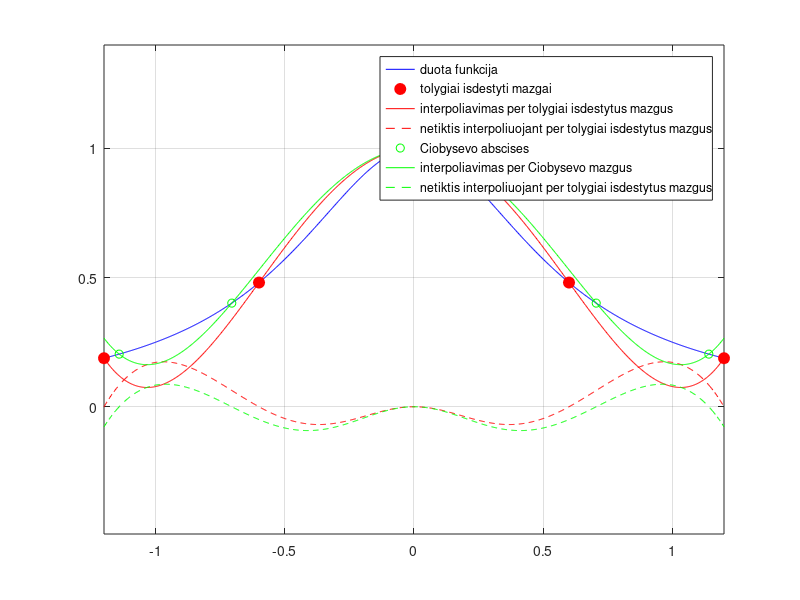

The MATLAB source for this figure:

% Lagranzo_interpoliavimas_1D_pagal_duota_funkcija
% Programa demonstruoja, kaip skiriasi interpoliavimo kokybe, 
% kai interpoliavimui parenkame N tolygiai paskirstytu tasku, 
% ir kai interpoliavimo taskais parenkame "Ciobysevo abscises"

function pagrindine
clc,close all

xmin=-1.2;xmax=1.2;  % duotas funkcijos apibrezimo intervalas 
N=5;   % interpoliavimo tasku skaicius
X=[xmin:(xmax-xmin)/(N-1):xmax];  % tolygiai paskirstytu interpoliavimo tasku abscises
k=[0:N-1];
XC=(xmax+xmin)/2+(xmax-xmin)/2*cos((2*k+1)*pi/(2*N)); % "Ciobysevo abscises"

Y=funkcija(X);     %  tolygiai paskirstytu interpoliavimo tasku ordinates
YC=funkcija(XC);   %  ordinates "Ciobysevo abscisiu" taskuose
x=min(X):(max(X)-min(X))/1000:max(X);   %x reiksmes vaizdavimui

leg={'duota funkcija',... 
    'tolygiai isdestyti mazgai',...
    'interpoliavimas per tolygiai isdestytus mazgus',...
    'netiktis interpoliuojant per tolygiai isdestytus mazgus',...
    'Ciobysevo abscises',...
    'interpoliavimas per Ciobysevo mazgus',...
    'netiktis interpoliuojant per tolygiai isdestytus mazgus'};

figure(1), hold on, grid on,box on,axis equal, set(gcf,'Color','w'); 
plot(x,funkcija(x),'b-')   % vaizduojama duotoji funkcija (t.y. pagal kuria interpoliuojama) 
hg=legend(leg{1});pause
plot(X,Y,'ro','MarkerFaceColor','r','MarkerSize',8) % vaizduojami tolygiai isdestyti interpoliavimo taskai 
delete(hg);hg=legend(leg{1:2});pause
F=0;
FC=0;
for j=1:N
    L=Lagranzo_daugianaris(X,j,x);  % Lagranzo daugianariaipagal tolygiai paskirstytas abscises
    LC=Lagranzo_daugianaris(XC,j,x);% Lagranzo daugianariai pagal "Ciobysevo abscises"
    F=F+L*Y(j);                     % kaupiamos sumos interpoliuojanciu funkciju vaizdavimui
    FC=FC+LC*YC(j);
end

plot(x,F,'r-')      % vaizduojama funkcija, interpoliuojanti tolygiai paskirstytuose mazguose 
plot(x,funkcija(x)-F,'r--'),      % vaizduojama netiktis duotos funkcijos atzvilgiu 
delete(hg);hg=legend(leg{1:4});pause

plot(XC,YC,'go')   % vaizduojami interpoliavimo mazgai ties Ciobysevo abscisemis
delete(hg);hg=legend(leg{1:5});pause
plot(x,FC,'g-')   % vaizduojama funkcija, interpoliuojanti Ciobysevo mazguose 
plot(x,funkcija(x)-FC,'g--'),  % vaizduojama netiktis duotos funkcijos atzvilgiu
delete(hg);hg=legend(leg);



return
end

function L=Lagranzo_daugianaris(X,j,x)
% X - interpoliavimo tasku abscises
% j - Lagranzo daugianario numeris (atitinka interp.tasko numeriui)
% x - abscises, kuriose apskaiciuojama daugianario reiksme
    n=length(X);
    L=1;
    for k=1:n, if k ~= j, L=L.*(x-X(k))/(X(j)-X(k)); end, end
    % daugianario reiksmes apskaiciuojamos visuose vaizdavimo taskuose,
    % kuriu abscises yra masyve x
return
end



function fnk=funkcija(x)
% apskaiciuoja interpoliuojamos funkcijos reiksmes taskuose x

% fnk=sin(5*x)+x.^2/10;
% fnk=exp(-10*x.^2);
fnk=1./(1+3*x.^2);
return
end




function G=TschebysevBase(m,x)
     G(:,1)=ones(size(x));
     G(:,2)=x;
     for i=3:m,  G(:,i)=2*x.*G(:,i-1)-G(:,i-2); end
return
end